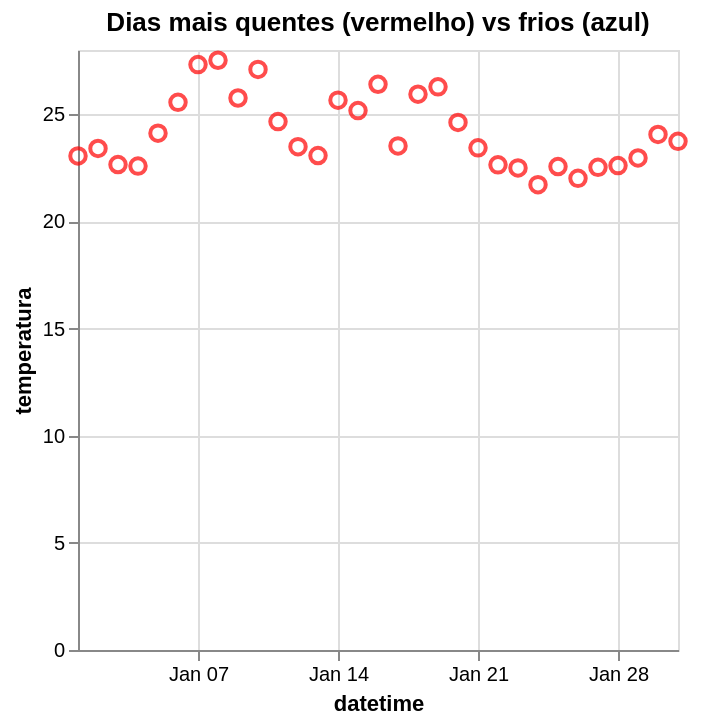

Here is the notebook cell this chart was saved with:
### Markdown cell above
🔥 Dias mais quentes e frios

### Code cell
chart_extremos = alt.Chart(df_daily).mark_point(size=60).encode(
    x='datetime:T',
    y='temperatura:Q',
    color=alt.condition(
        alt.datum.temperatura > df_daily['temperatura'].mean(),
        alt.value('red'),
        alt.value('blue')
    ),
    tooltip=['datetime', 'temperatura']
).add_params(
    mes_selecao
).transform_filter(
    mes_selecao
).properties(
    title='Dias mais quentes (vermelho) vs frios (azul)'
)

chart_extremos

### Figure 1 — Vega-Lite specification as saved in the notebook (floating-point values rounded to 4 significant figures; data arrays with more than 128 entries replaced by an {"elided": "..."} marker saying what was removed)
{"config": {"view": {"continuousWidth": 300, "continuousHeight": 300}}, "data": {"name": "data-95d3e1e2b1fd51d743c792b0ad8453ce"}, "mark": {"type": "point", "size": 60}, "encoding": {"color": {"condition": {"test": "(datum.temperatura > 20.177195409883808)", "value": "red"}, "value": "blue"}, "tooltip": [{"field": "datetime", "type": "temporal"}, {"field": "temperatura", "type": "quantitative"}], "x": {"field": "datetime", "type": "temporal"}, "y": {"field": "temperatura", "type": "quantitative"}}, "params": [{"name": "param_40e4b392a7d9a14d", "select": {"type": "point", "fields": ["mes"]}, "bind": {"input": "range", "max": 12, "min": 1, "name": "Mês", "step": 1}, "value": 1}], "title": "Dias mais quentes (vermelho) vs frios (azul)", "transform": [{"filter": {"param": "param_40e4b392a7d9a14d"}}], "$schema": "https://vega.github.io/schema/vega-lite/v6.1.0.json", "datasets": {"data-95d3e1e2b1fd51d743c792b0ad8453ce": {"elided": "366 records"}}}
